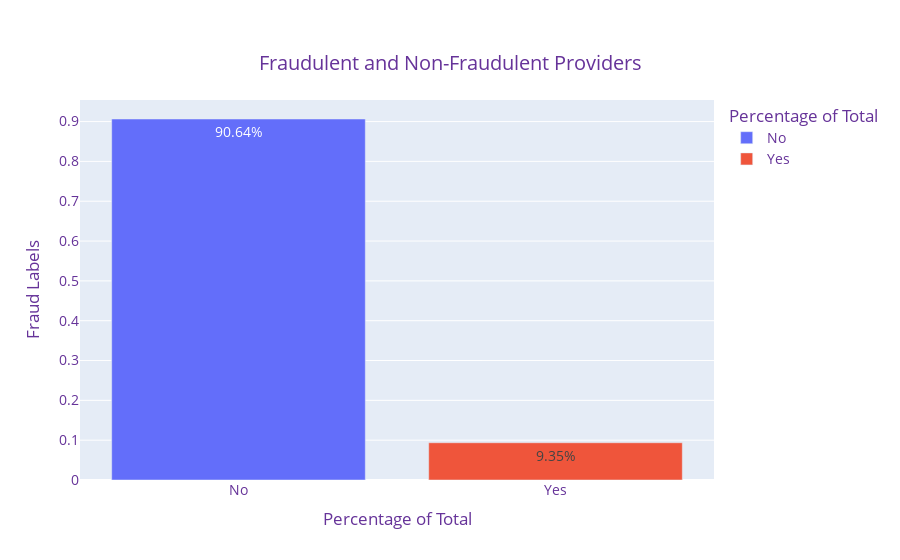

Notebook cell for this chart:
### Code cell
fraud_counts = train_y['PotentialFraud'].value_counts(normalize=True).reset_index()
fraud_proportion = ['PotentialFraud', 'proportion']

# Create bar plot
fig = px.bar(fraud_counts,
             x= 'PotentialFraud', y= 'proportion', color='PotentialFraud',\
             labels={"PotentialFraud": "Percentage of Total \n"},\
             text=['90.64%','9.35%'], title="Fraudulent and Non-Fraudulent Providers")

fig.update_layout(
    yaxis_title="Fraud Labels",
        title={
        'y':0.9,
        'x':0.5,
        'xanchor': 'center',
        'yanchor': 'top'},
font=dict(
        size=14,
        color="RebeccaPurple"
    ))

fig.show()

### Figure 1 — Plotly figure (JSON) as saved in the notebook; plotly's stock layout.template omitted (floating-point values rounded to 4 significant figures)
{"data": [{"alignmentgroup": "True", "hovertemplate": "Percentage of Total \n=%{x}<br>proportion=%{y}<br>text=%{text}<extra></extra>", "legendgroup": "No", "marker": {"color": "#636efa", "pattern": {"shape": ""}}, "name": "No", "offsetgroup": "No", "orientation": "v", "showlegend": true, "text": ["90.64%"], "textposition": "auto", "type": "bar", "x": ["No"], "xaxis": "x", "y": [0.9065], "yaxis": "y"}, {"alignmentgroup": "True", "hovertemplate": "Percentage of Total \n=%{x}<br>proportion=%{y}<br>text=%{text}<extra></extra>", "legendgroup": "Yes", "marker": {"color": "#EF553B", "pattern": {"shape": ""}}, "name": "Yes", "offsetgroup": "Yes", "orientation": "v", "showlegend": true, "text": ["9.35%"], "textposition": "auto", "type": "bar", "x": ["Yes"], "xaxis": "x", "y": [0.09353], "yaxis": "y"}], "layout": {"barmode": "relative", "font": {"color": "RebeccaPurple", "size": 14}, "legend": {"title": {"text": "Percentage of Total \n"}, "tracegroupgap": 0}, "title": {"text": "Fraudulent and Non-Fraudulent Providers", "x": 0.5, "xanchor": "center", "y": 0.9, "yanchor": "top"}, "xaxis": {"anchor": "y", "categoryarray": ["No", "Yes"], "categoryorder": "array", "domain": [0, 1], "title": {"text": "Percentage of Total \n"}}, "yaxis": {"anchor": "x", "domain": [0, 1], "title": {"text": "Fraud Labels"}}}}
